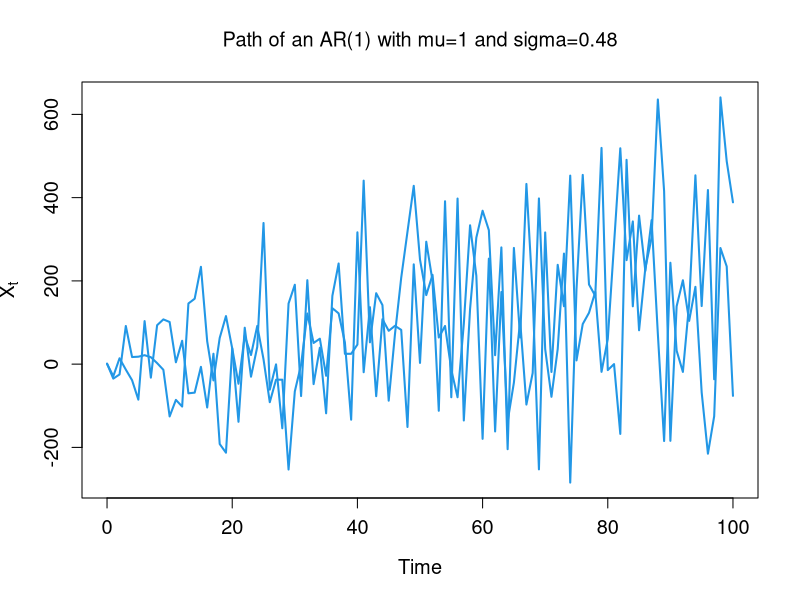

The R source for this figure:
################################
#  Simulation of AR(1)
#  Author. KACEF, MA.PhD
#  ENSSEA, 2023
################################


  ar_1=function(n,N,t0,T,X0,mu,sigma){
    delta=1
    X=matrix(nrow=N,ncol=n+1)
    X[,1]=X0
    for(j in 1:N){
    for(i in 2:(n+1)){
      Z<-vector()
      Z<-rnorm(n=i-1,mean=mu,sd=sigma)
      X[j,i]=X0+sum(Z)
      }}  
    return(X)
  }
  
  #########################################
  #           Plot paths function
  ########################################
  plot_paths=function(X,t0,T)
  {
    dt=1
    t=seq(t0,T,by=dt)
    plot(t,type="n",xlim=c(t0,T),ylim=c(min(X),max(X)),ylab=expression(X[t]),xlab="Time",main=expression("Path of an AR(1) with mu=1 and sigma=0.48"),cex.lab=1.2,cex.axis=1.2)
    for (j in 1:N)
    {
      lines(t,X[j,],col="#2297E6",type='l',lwd=2)
    }
    
  }
  
  #####################################
  #             INPUTS
  #####################################
  # X0 start value of the AR(1), i.e. X(0)=X0.
  # mu the drift parameter. 
  # sigma	the volatility , this is a strictly positive numerical value; for example, 0.25 means a volatility of 25%.
  # [t0,T] Time interval.
  # N number of simulated paths
  # n number of points used to construct a one path of AR(1)
  ################################################ 
  
  n<-100
  N<-2
  mu<-2
  sigma<-025
  t0<-0
  T<-n
  X0<-1
  
  ########## Simulation ####################  
  
  X<-ar_1(n,N,t0,T,X0,mu,sigma)
  plot_paths(X,t0,T)
  
  ######################################### 